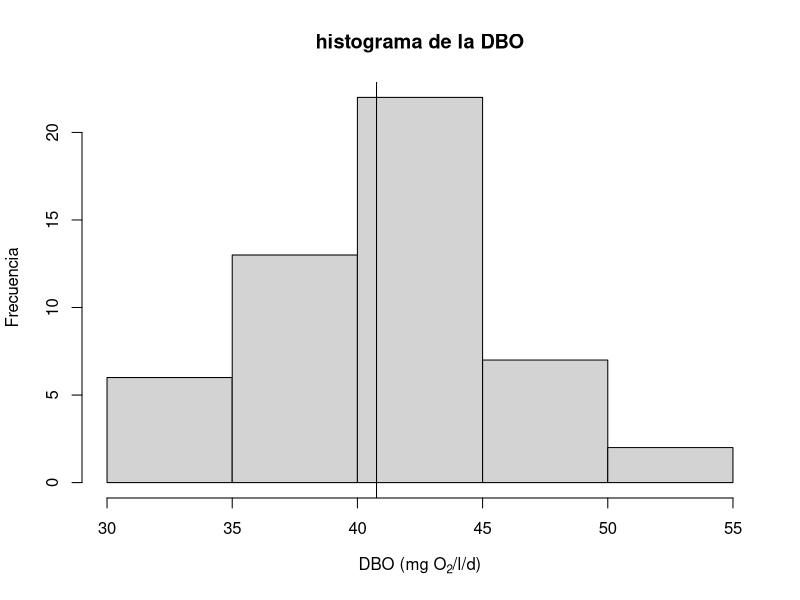
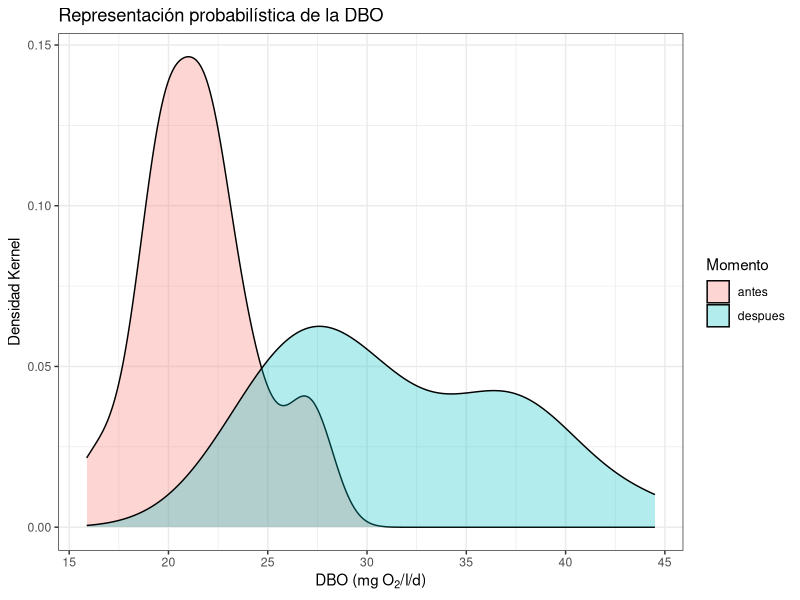
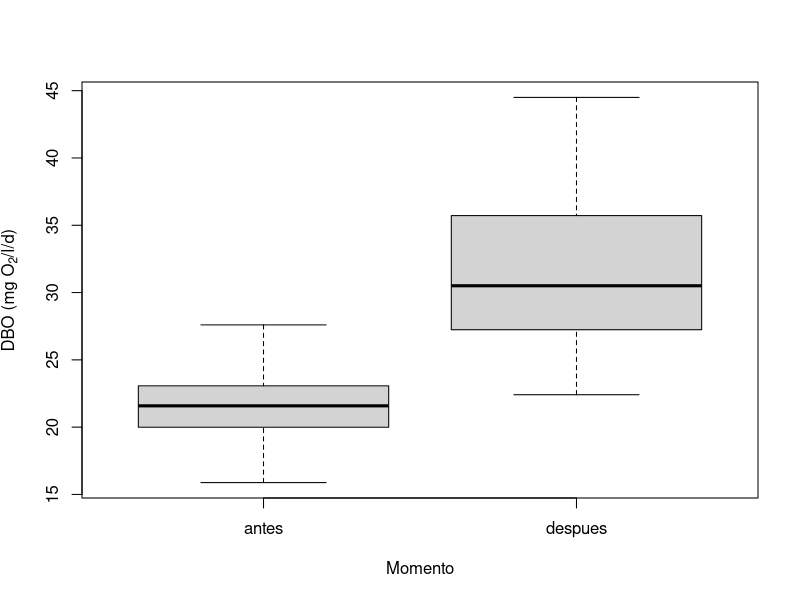

Source code (R) for these figures, in order:
## ---- chunk 1
library(tidyverse)
## ---- chunk 2
datos1 <- read_csv("datos1.csv")
## ---- chunk 3
hist(datos1$DBO, main = "histograma de la DBO", xlab = expression(paste("DBO ", "(mg ", O[2], "/l/d)")), ylab =" Frecuencia")
abline(v=mean(datos1$DBO))


## ---- chunk 4

sd(datos1$DBO)/sqrt(length(datos1$DBO))

## ---- chunk 5
t.test(datos1$DBO, alternative = "greater", mu = 30)

## ---- chunk 6
datos2 <- read_csv("datos2.csv")
## ---- chunk 7
ggplot(datos2, aes(x = DBO))+
  geom_density(aes(group = Momento, fill = Momento), alpha=.3)+
  theme_bw()+
  ylab("Densidad Kernel")+
  xlab(expression(paste("DBO ", "(mg ", O[2], "/l/d)")))+
  ggtitle("Representación probabilística de la DBO")

boxplot(DBO~Momento, data = datos2, ylab = expression(paste("DBO ", "(mg ", O[2], "/l/d)")))
## ---- chunk 8

## ---- chunk 9
qt(0.05, df = 48)
## ---- chunk 10
t.test(DBO~Momento, data = datos2, alternative = "l")

## ---- chunk 11
t.test(DBO~Momento, data = datos2, alternative = "l", var.equal = TRUE)

